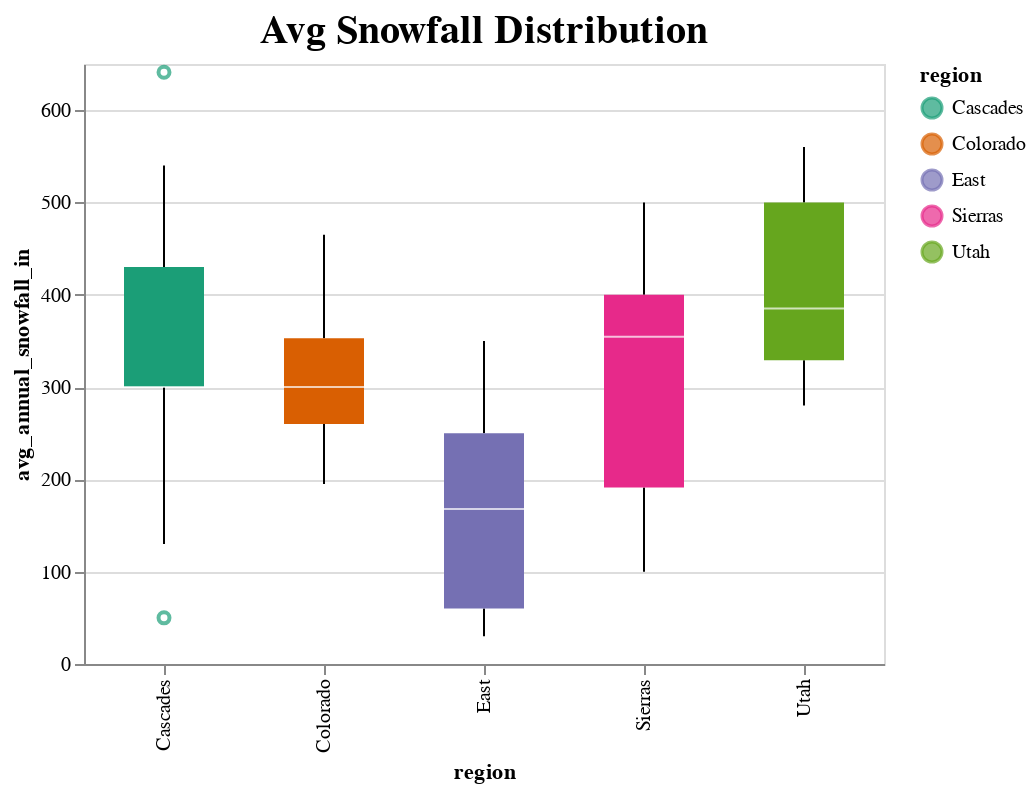

Write notebook code for a chart like this one.
### Code cell
stations3_df = stations2_df.assign(region=stations2_df.region.astype('category'))
snow_box = (alt.Chart(stations3_df)
            .mark_boxplot(size=40)
            .encode(x=alt.X('region:N'),
                    y='avg_annual_snowfall_in:Q',
                    color=alt.Color('region:N', scale=alt.Scale(scheme='dark2'))
                    )
            .properties(width=400,
                         title=alt.TitleParams(
                                         text=['Avg Snowfall Distribution'],
                                         fontSize=20)
                        )
           ).interactive()
snow_box

### Figure 1 — Vega-Lite specification as saved in the notebook (floating-point values rounded to 4 significant figures)
{"config": {"view": {"continuousWidth": 400, "continuousHeight": 300}}, "data": {"name": "data-40d437bf2b5f89cdc2d5ceef1d3060ed"}, "mark": {"type": "boxplot", "size": 40}, "encoding": {"color": {"type": "nominal", "field": "region", "scale": {"scheme": "dark2"}}, "x": {"type": "nominal", "field": "region"}, "y": {"type": "quantitative", "field": "avg_annual_snowfall_in"}}, "selection": {"selector002": {"type": "interval", "bind": "scales", "encodings": ["x", "y"]}}, "title": {"text": ["Avg Snowfall Distribution"], "fontSize": 20}, "width": 400, "$schema": "https://vega.github.io/schema/vega-lite/v4.8.1.json", "datasets": {"data-40d437bf2b5f89cdc2d5ceef1d3060ed": [{"name": "Mount Hood Skibowl", "region": "Cascades", "state_province": "Oregon", "peak_elevation_ft": 5027.0, "base_elevation_ft": 3500.0, "skiable_acreage": 960.0, "total_lifts": 9.0, "avg_annual_snowfall_in": 300.0, "avg_elevation_ft": 4264.0}, {"name": "Spout Springs", "region": "Cascades", "state_province": "Oregon", "peak_elevation_ft": 5450.0, "base_elevation_ft": 4920.0, "skiable_acreage": 200.0, "total_lifts": 2.0, "avg_annual_snowfall_in": 130.0, "avg_elevation_ft": 5185.0}, {"name": "Hoodoo", "region": "Cascades", "state_province": "Oregon", "peak_elevation_ft": 5703.0, "base_elevation_ft": 4668.0, "skiable_acreage": 806.0, "total_lifts": 5.0, "avg_annual_snowfall_in": 360.0, "avg_elevation_ft": 5186.0}, {"name": "Ferguson Ridge", "region": "Cascades", "state_province": "Oregon", "peak_elevation_ft": 5840.0, "base_elevation_ft": 5200.0, "skiable_acreage": 170.0, "total_lifts": 2.0, "avg_annual_snowfall_in": 300.0, "avg_elevation_ft": 5520.0}, {"name": "Warner Canyon", "region": "Cascades", "state_province": "Oregon", "peak_elevation_ft": 6003.0, "base_elevation_ft": 5271.0, "skiable_acreage": 200.0, "total_lifts": 1.0, "avg_annual_snowfall_in": 50.0, "avg_elevation_ft": 5637.0}, {"name": "Willamette Pass", "region": "Cascades", "state_province": "Oregon", "peak_elevation_ft": 6683.0, "base_elevation_ft": 5120.0, "skiable_acreage": 555.0, "total_lifts": 6.0, "avg_annual_snowfall_in": 430.0, "avg_elevation_ft": 5902.0}, {"name": "Mount Hood Meadows ", "region": "Cascades", "state_province": "Oregon", "peak_elevation_ft": 7300.0, "base_elevation_ft": 4523.0, "skiable_acreage": 2150.0, "total_lifts": 11.0, "avg_annual_snowfall_in": 430.0, "avg_elevation_ft": 5912.0}, {"name": "Timberline Lodge", "region": "Cascades", "state_province": "Oregon", "peak_elevation_ft": 8540.0, "base_elevation_ft": 4850.0, "skiable_acreage": 1430.0, "total_lifts": 9.0, "avg_annual_snowfall_in": 540.0, "avg_elevation_ft": 6695.0}, {"name": "Mount Ashland Ski Area", "region": "Cascades", "state_province": "Oregon", "peak_elevation_ft": 7533.0, "base_elevation_ft": 6383.0, "skiable_acreage": 220.0, "total_lifts": 5.0, "avg_annual_snowfall_in": 265.0, "avg_elevation_ft": 6958.0}, {"name": "Mt Bachelor ", "region": "Cascades", "state_province": "Oregon", "peak_elevation_ft": 9065.0, "base_elevation_ft": 5700.0, "skiable_acreage": 4318.0, "total_lifts": 11.0, "avg_annual_snowfall_in": 462.0, "avg_elevation_ft": 7382.0}, {"name": "Anthony Lakes", "region": "Cascades", "state_province": "Oregon", "peak_elevation_ft": 8000.0, "base_elevation_ft": 7100.0, "skiable_acreage": 1100.0, "total_lifts": 3.0, "avg_annual_snowfall_in": 300.0, "avg_elevation_ft": 7550.0}, {"name": "The Summit at Snoqualmie", "region": "Cascades", "state_province": "Washington", "peak_elevation_ft": 5420.0, "base_elevation_ft": 2610.0, "skiable_acreage": 1914.0, "total_lifts": 27.0, "avg_annual_snowfall_in": 435.0, "avg_elevation_ft": 4015.0}, {"name": "Mt Baker ", "region": "Cascades", "state_province": "Washington", "peak_elevation_ft": 5089.0, "base_elevation_ft": 3500.0, "skiable_acreage": 1000.0, "total_lifts": 10.0, "avg_annual_snowfall_in": 641.0, "avg_elevation_ft": 4294.0}, {"name": "Loup Loup Ski Bowl", "region": "Cascades", "state_province": "Washington", "peak_elevation_ft": 5280.0, "base_elevation_ft": 4040.0, "skiable_acreage": 550.0, "total_lifts": 3.0, "avg_annual_snowfall_in": 150.0, "avg_elevation_ft": 4660.0}, {"name": "49 Degrees North", "region": "Cascades", "state_province": "Washington", "peak_elevation_ft": 5774.0, "base_elevation_ft": 3923.0, "skiable_acreage": 2325.0, "total_lifts": 6.0, "avg_annual_snowfall_in": 300.0, "avg_elevation_ft": 4848.0}, {"name": "Mount Spokane", "region": "Cascades", "state_province": "Washington", "peak_elevation_ft": 5889.0, "base_elevation_ft": 3818.0, "skiable_acreage": 1704.0, "total_lifts": 8.0, "avg_annual_snowfall_in": 300.0, "avg_elevation_ft": 4854.0}, {"name": "Stevens Pass ", "region": "Cascades", "state_province": "Washington", "peak_elevation_ft": 5845.0, "base_elevation_ft": 4061.0, "skiable_acreage": 1125.0, "total_lifts": 10.0, "avg_annual_snowfall_in": 450.0, "avg_elevation_ft": 4953.0}, {"name": "Ski Bluewood", "region": "Cascades", "state_province": "Washington", "peak_elevation_ft": 5670.0, "base_elevation_ft": 4454.0, "skiable_acreage": 530.0, "total_lifts": 3.0, "avg_annual_snowfall_in": 300.0, "avg_elevation_ft": 5062.0}, {"name": "Crystal Mountain", "region": "Cascades", "state_province": "Washington", "peak_elevation_ft": 7012.0, "base_elevation_ft": 3912.0, "skiable_acreage": 2600.0, "total_lifts": 12.0, "avg_annual_snowfall_in": 350.0, "avg_elevation_ft": 5462.0}, {"name": "White Pass", "region": "Cascades", "state_province": "Washington", "peak_elevation_ft": 6500.0, "base_elevation_ft": 4500.0, "skiable_acreage": 1400.0, "total_lifts": 8.0, "avg_annual_snowfall_in": 350.0, "avg_elevation_ft": 5500.0}, {"name": "Mission Ridge", "region": "Cascades", "state_province": "Washington", "peak_elevation_ft": 6820.0, "base_elevation_ft": 4570.0, "skiable_acreage": 2000.0, "total_lifts": 6.0, "avg_annual_snowfall_in": 200.0, "avg_elevation_ft": 5695.0}, {"name": "Granby Ranch", "region": "Colorado", "state_province": "Colorado", "peak_elevation_ft": 9202.0, "base_elevation_ft": 8202.0, "skiable_acreage": 406.0, "total_lifts": 5.0, "avg_annual_snowfall_in": 220.0, "avg_elevation_ft": 8702.0}, {"name": "Steamboat Springs ", "region": "Colorado", "state_province": "Colorado", "peak_elevation_ft": 10570.0, "base_elevation_ft": 6900.0, "skiable_acreage": 2956.0, "total_lifts": 16.0, "avg_annual_snowfall_in": 349.0, "avg_elevation_ft": 8734.0}, {"name": "Buttermilk", "region": "Colorado", "state_province": "Colorado", "peak_elevation_ft": 9900.0, "base_elevation_ft": 7870.0, "skiable_acreage": 435.0, "total_lifts": 8.0, "avg_annual_snowfall_in": 200.0, "avg_elevation_ft": 8885.0}, {"name": "Sunlight Mountain", "region": "Colorado", "state_province": "Colorado", "peak_elevation_ft": 9895.0, "base_elevation_ft": 7885.0, "skiable_acreage": 470.0, "total_lifts": 3.0, "avg_annual_snowfall_in": 250.0, "avg_elevation_ft": 8890.0}, {"name": "Powderhorn Resort", "region": "Colorado", "state_province": "Colorado", "peak_elevation_ft": 9850.0, "base_elevation_ft": 8200.0, "skiable_acreage": 1600.0, "total_lifts": 5.0, "avg_annual_snowfall_in": 250.0, "avg_elevation_ft": 9025.0}, {"name": "Aspen Mountain", "region": "Colorado", "state_province": "Colorado", "peak_elevation_ft": 11210.0, "base_elevation_ft": 7945.0, "skiable_acreage": 673.0, "total_lifts": 8.0, "avg_annual_snowfall_in": 300.0, "avg_elevation_ft": 9578.0}, {"name": "Beaver Creek", "region": "Colorado", "state_province": "Colorado", "peak_elevation_ft": 11440.0, "base_elevation_ft": 8100.0, "skiable_acreage": 1832.0, "total_lifts": 24.0, "avg_annual_snowfall_in": 195.0, "avg_elevation_ft": 9770.0}, {"name": "Purgatory Resort", "region": "Colorado", "state_province": "Colorado", "peak_elevation_ft": 10820.0, "base_elevation_ft": 8793.0, "skiable_acreage": 1200.0, "total_lifts": 10.0, "avg_annual_snowfall_in": 260.0, "avg_elevation_ft": 9808.0}, {"name": "Vail Ski Resort", "region": "Colorado", "state_province": "Colorado", "peak_elevation_ft": 11570.0, "base_elevation_ft": 8120.0, "skiable_acreage": 5289.0, "total_lifts": 31.0, "avg_annual_snowfall_in": 354.0, "avg_elevation_ft": 9845.0}, {"name": "Aspen Highlands", "region": "Colorado", "state_province": "Colorado", "peak_elevation_ft": 11680.0, "base_elevation_ft": 8040.0, "skiable_acreage": 1010.0, "total_lifts": 5.0, "avg_annual_snowfall_in": 300.0, "avg_elevation_ft": 9859.0}, {"name": "Eldora Mountain Resort ", "region": "Colorado", "state_province": "Colorado", "peak_elevation_ft": 10800.0, "base_elevation_ft": 9200.0, "skiable_acreage": 680.0, "total_lifts": 12.0, "avg_annual_snowfall_in": 300.0, "avg_elevation_ft": 10000.0}, {"name": "Snowmass", "region": "Colorado", "state_province": "Colorado", "peak_elevation_ft": 12510.0, "base_elevation_ft": 8104.0, "skiable_acreage": 3362.0, "total_lifts": 17.0, "avg_annual_snowfall_in": 300.0, "avg_elevation_ft": 10310.0}, {"name": "Echo Mountain", "region": "Colorado", "state_province": "Colorado", "peak_elevation_ft": 10650.0, "base_elevation_ft": 10050.0, "skiable_acreage": 226.0, "total_lifts": 2.0, "avg_annual_snowfall_in": 275.0, "avg_elevation_ft": 10350.0}, {"name": "Winter Park Resort", "region": "Colorado", "state_province": "Colorado", "peak_elevation_ft": 12060.0, "base_elevation_ft": 9000.0, "skiable_acreage": 3000.0, "total_lifts": 25.0, "avg_annual_snowfall_in": 365.0, "avg_elevation_ft": 10530.0}, {"name": "Crested Butte", "region": "Colorado", "state_province": "Colorado", "peak_elevation_ft": 12170.0, "base_elevation_ft": 9115.0, "skiable_acreage": 1547.0, "total_lifts": 16.0, "avg_annual_snowfall_in": 300.0, "avg_elevation_ft": 10640.0}, {"name": "Keystone Resort", "region": "Colorado", "state_province": "Colorado", "peak_elevation_ft": 12410.0, "base_elevation_ft": 9280.0, "skiable_acreage": 3148.0, "total_lifts": 20.0, "avg_annual_snowfall_in": 235.0, "avg_elevation_ft": 10840.0}, {"name": "Telluride Ski Resort", "region": "Colorado", "state_province": "Colorado", "peak_elevation_ft": 13150.0, "base_elevation_ft": 8725.0, "skiable_acreage": 2000.0, "total_lifts": 18.0, "avg_annual_snowfall_in": 309.0, "avg_elevation_ft": 10940.0}, {"name": "Copper Mountain (Colorado) ", "region": "Colorado", "state_province": "Colorado", "peak_elevation_ft": 12310.0, "base_elevation_ft": 9712.0, "skiable_acreage": 2450.0, "total_lifts": 22.0, "avg_annual_snowfall_in": 282.0, "avg_elevation_ft": 11010.0}, {"name": "Cooper ", "region": "Colorado", "state_province": "Colorado", "peak_elevation_ft": 11700.0, "base_elevation_ft": 10500.0, "skiable_acreage": 400.0, "total_lifts": 4.0, "avg_annual_snowfall_in": 260.0, "avg_elevation_ft": 11100.0}, {"name": "Wolf Creek Ski Area", "region": "Colorado", "state_province": "Colorado", "peak_elevation_ft": 11900.0, "base_elevation_ft": 10300.0, "skiable_acreage": 1600.0, "total_lifts": 7.0, "avg_annual_snowfall_in": 465.0, "avg_elevation_ft": 11100.0}, {"name": "Breckenridge Ski Resort", "region": "Colorado", "state_province": "Colorado", "peak_elevation_ft": 13000.0, "base_elevation_ft": 9600.0, "skiable_acreage": 2908.0, "total_lifts": 34.0, "avg_annual_snowfall_in": 353.0, "avg_elevation_ft": 11300.0}, {"name": "Monarch", "region": "Colorado", "state_province": "Colorado", "peak_elevation_ft": 11960.0, "base_elevation_ft": 10790.0, "skiable_acreage": 800.0, "total_lifts": 5.0, "avg_annual_snowfall_in": 400.0, "avg_elevation_ft": 11380.0}, {"name": "Arapahoe Basin", "region": "Colorado", "state_province": "Colorado", "peak_elevation_ft": 13050.0, "base_elevation_ft": 10520.0, "skiable_acreage": 1428.0, "total_lifts": 9.0, "avg_annual_snowfall_in": 350.0, "avg_elevation_ft": 11780.0}, {"name": "Loveland Ski Area", "region": "Colorado", "state_province": "Colorado", "peak_elevation_ft": 13010.0, "base_elevation_ft": 10800.0, "skiable_acreage": 1800.0, "total_lifts": 11.0, "avg_annual_snowfall_in": 422.0, "avg_elevation_ft": 11900.0}, {"name": "Silverton Mountain", "region": "Colorado", "state_province": "Colorado", "peak_elevation_ft": 13490.0, "base_elevation_ft": 10400.0, "skiable_acreage": 1819.0, "total_lifts": 1.0, "avg_annual_snowfall_in": 450.0, "avg_elevation_ft": 11940.0}, {"name": "Blue Mountain Ski Area", "region": "East", "state_province": "Pennsylvania", "peak_elevation_ft": 1540.0, "base_elevation_ft": 458.0, "skiable_acreage": 164.0, "total_lifts": 13.0, "avg_annual_snowfall_in": 33.0, "avg_elevation_ft": 999.0}, {"name": "Shawnee Mountain Ski Area", "region": "East", "state_province": "Pennsylvania", "peak_elevation_ft": 1351.0, "base_elevation_ft": 700.0, "skiable_acreage": 125.0, "total_lifts": 9.0, "avg_annual_snowfall_in": 50.0, "avg_elevation_ft": 1026.0}, {"name": "Roundtop Mountain Resort", "region": "East", "state_province": "Pennsylvania", "peak_elevation_ft": 1335.0, "base_elevation_ft": 755.0, "skiable_acreage": 103.0, "total_lifts": 7.0, "avg_annual_snowfall_in": 30.0, "avg_elevation_ft": 1045.0}, {"name": "Whitetail Resort", "region": "East", "state_province": "Pennsylvania", "peak_elevation_ft": 1800.0, "base_elevation_ft": 865.0, "skiable_acreage": 109.0, "total_lifts": 9.0, "avg_annual_snowfall_in": 40.0, "avg_elevation_ft": 1332.0}, {"name": "Montage Mountain Resorts", "region": "East", "state_province": "Pennsylvania", "peak_elevation_ft": 1960.0, "base_elevation_ft": 960.0, "skiable_acreage": 140.0, "total_lifts": 9.0, "avg_annual_snowfall_in": 60.0, "avg_elevation_ft": 1460.0}, {"name": "Jack Frost - Big Boulder Ski Area", "region": "East", "state_province": "Pennsylvania", "peak_elevation_ft": 2000.0, "base_elevation_ft": 1400.0, "skiable_acreage": 145.0, "total_lifts": 22.0, "avg_annual_snowfall_in": 50.0, "avg_elevation_ft": 1700.0}, {"name": "Camelback Mountain Resort", "region": "East", "state_province": "Pennsylvania", "peak_elevation_ft": 2130.0, "base_elevation_ft": 1330.0, "skiable_acreage": 166.0, "total_lifts": 16.0, "avg_annual_snowfall_in": 50.0, "avg_elevation_ft": 1730.0}, {"name": "Elk Mountain Ski Resort", "region": "East", "state_province": "Pennsylvania", "peak_elevation_ft": 2667.0, "base_elevation_ft": 1742.0, "skiable_acreage": 180.0, "total_lifts": 7.0, "avg_annual_snowfall_in": 60.0, "avg_elevation_ft": 2204.0}, {"name": "Seven Springs Mountain Resort", "region": "East", "state_province": "Pennsylvania", "peak_elevation_ft": 2994.0, "base_elevation_ft": 2240.0, "skiable_acreage": 285.0, "total_lifts": 14.0, "avg_annual_snowfall_in": 150.0, "avg_elevation_ft": 2617.0}, {"name": "Hidden Valley Resort", "region": "East", "state_province": "Pennsylvania", "peak_elevation_ft": 2875.0, "base_elevation_ft": 2405.0, "skiable_acreage": 110.0, "total_lifts": 11.0, "avg_annual_snowfall_in": 140.0, "avg_elevation_ft": 2640.0}, {"name": "Magic Mountain", "region": "East", "state_province": "Vermont", "peak_elevation_ft": 2850.0, "base_elevation_ft": 1350.0, "skiable_acreage": 205.0, "total_lifts": 6.0, "avg_annual_snowfall_in": 150.0, "avg_elevation_ft": 2100.0}, {"name": "Middlebury College Snow Bowl", "region": "East", "state_province": "Vermont", "peak_elevation_ft": 2720.0, "base_elevation_ft": 1720.0, "skiable_acreage": 110.0, "total_lifts": 3.0, "avg_annual_snowfall_in": 250.0, "avg_elevation_ft": 2220.0}, {"name": "Burke Mountain", "region": "East", "state_province": "Vermont", "peak_elevation_ft": 3267.0, "base_elevation_ft": 1210.0, "skiable_acreage": 178.0, "total_lifts": 6.0, "avg_annual_snowfall_in": 217.0, "avg_elevation_ft": 2238.0}, {"name": "Okemo Mountain", "region": "East", "state_province": "Vermont", "peak_elevation_ft": 3344.0, "base_elevation_ft": 1144.0, "skiable_acreage": 632.0, "total_lifts": 19.0, "avg_annual_snowfall_in": 200.0, "avg_elevation_ft": 2244.0}, {"name": "Smuggler's Notch", "region": "East", "state_province": "Vermont", "peak_elevation_ft": 3640.0, "base_elevation_ft": 1030.0, "skiable_acreage": 1000.0, "total_lifts": 16.0, "avg_annual_snowfall_in": 288.0, "avg_elevation_ft": 2335.0}, {"name": "Bromley Mountain Resort", "region": "East", "state_province": "Vermont", "peak_elevation_ft": 3284.0, "base_elevation_ft": 1950.0, "skiable_acreage": 178.0, "total_lifts": 9.0, "avg_annual_snowfall_in": 168.0, "avg_elevation_ft": 2617.0}, {"name": "Mad River Glen", "region": "East", "state_province": "Vermont", "peak_elevation_ft": 3637.0, "base_elevation_ft": 1600.0, "skiable_acreage": 115.0, "total_lifts": 5.0, "avg_annual_snowfall_in": 230.0, "avg_elevation_ft": 2618.0}, {"name": "Bolton Valley ", "region": "East", "state_province": "Vermont", "peak_elevation_ft": 3150.0, "base_elevation_ft": 2100.0, "skiable_acreage": 300.0, "total_lifts": 6.0, "avg_annual_snowfall_in": 312.0, "avg_elevation_ft": 2625.0}, {"name": "Stowe Mountain Resort", "region": "East", "state_province": "Vermont", "peak_elevation_ft": 3719.0, "base_elevation_ft": 1559.0, "skiable_acreage": 485.0, "total_lifts": 13.0, "avg_annual_snowfall_in": 333.0, "avg_elevation_ft": 2639.0}, {"name": "Killington Ski Resort", "region": "East", "state_province": "Vermont", "peak_elevation_ft": 4241.0, "base_elevation_ft": 1165.0, "skiable_acreage": 1509.0, "total_lifts": 21.0, "avg_annual_snowfall_in": 250.0, "avg_elevation_ft": 2703.0}, {"name": "Mount Snow ", "region": "East", "state_province": "Vermont", "peak_elevation_ft": 3600.0, "base_elevation_ft": 1900.0, "skiable_acreage": 600.0, "total_lifts": 20.0, "avg_annual_snowfall_in": 156.0, "avg_elevation_ft": 2750.0}, {"name": "Sugarbush Resort", "region": "East", "state_province": "Vermont", "peak_elevation_ft": 4083.0, "base_elevation_ft": 1483.0, "skiable_acreage": 508.0, "total_lifts": 16.0, "avg_annual_snowfall_in": 269.0, "avg_elevation_ft": 2783.0}, {"name": "Stratton Mountain Resort ", "region": "East", "state_province": "Vermont", "peak_elevation_ft": 3875.0, "base_elevation_ft": 1872.0, "skiable_acreage": 670.0, "total_lifts": 11.0, "avg_annual_snowfall_in": 171.0, "avg_elevation_ft": 2874.0}, {"name": "Jay Peak", "region": "East", "state_province": "Vermont", "peak_elevation_ft": 3968.0, "base_elevation_ft": 1815.0, "skiable_acreage": 385.0, "total_lifts": 9.0, "avg_annual_snowfall_in": 350.0, "avg_elevation_ft": 2892.0}, {"name": "Pico Mountain", "region": "East", "state_province": "Vermont", "peak_elevation_ft": 3967.0, "base_elevation_ft": 2000.0, "skiable_acreage": 468.0, "total_lifts": 7.0, "avg_annual_snowfall_in": 250.0, "avg_elevation_ft": 2984.0}, {"name": "Soda Springs", "region": "Sierras", "state_province": "California", "peak_elevation_ft": 7325.0, "base_elevation_ft": 6673.0, "skiable_acreage": 200.0, "total_lifts": 2.0, "avg_annual_snowfall_in": 400.0, "avg_elevation_ft": 6999.0}, {"name": "Tahoe Donner", "region": "Sierras", "state_province": "California", "peak_elevation_ft": 7350.0, "base_elevation_ft": 6750.0, "skiable_acreage": 120.0, "total_lifts": 3.0, "avg_annual_snowfall_in": 400.0, "avg_elevation_ft": 7050.0}, {"name": "Homewood", "region": "Sierras", "state_province": "California", "peak_elevation_ft": 7881.0, "base_elevation_ft": 6223.0, "skiable_acreage": 1260.0, "total_lifts": 7.0, "avg_annual_snowfall_in": 400.0, "avg_elevation_ft": 7052.0}, {"name": "Snow Valley Mountain Resort", "region": "Sierras", "state_province": "California", "peak_elevation_ft": 7841.0, "base_elevation_ft": 6800.0, "skiable_acreage": 240.0, "total_lifts": 12.0, "avg_annual_snowfall_in": 150.0, "avg_elevation_ft": 7320.0}, {"name": "Dodge Ridge", "region": "Sierras", "state_province": "California", "peak_elevation_ft": 8200.0, "base_elevation_ft": 6600.0, "skiable_acreage": 832.0, "total_lifts": 12.0, "avg_annual_snowfall_in": 300.0, "avg_elevation_ft": 7400.0}, {"name": "Mountain High", "region": "Sierras", "state_province": "California", "peak_elevation_ft": 8200.0, "base_elevation_ft": 6600.0, "skiable_acreage": 290.0, "total_lifts": 13.0, "avg_annual_snowfall_in": 132.0, "avg_elevation_ft": 7400.0}, {"name": "Donner Ski Ranch", "region": "Sierras", "state_province": "California", "peak_elevation_ft": 7781.0, "base_elevation_ft": 7031.0, "skiable_acreage": 435.0, "total_lifts": 8.0, "avg_annual_snowfall_in": 400.0, "avg_elevation_ft": 7406.0}, {"name": "Boreal", "region": "Sierras", "state_province": "California", "peak_elevation_ft": 7700.0, "base_elevation_ft": 7200.0, "skiable_acreage": 380.0, "total_lifts": 8.0, "avg_annual_snowfall_in": 400.0, "avg_elevation_ft": 7450.0}, {"name": "Northstar California", "region": "Sierras", "state_province": "California", "peak_elevation_ft": 8610.0, "base_elevation_ft": 6330.0, "skiable_acreage": 2904.0, "total_lifts": 19.0, "avg_annual_snowfall_in": 350.0, "avg_elevation_ft": 7470.0}, {"name": "Mount Waterman", "region": "Sierras", "state_province": "California", "peak_elevation_ft": 8030.0, "base_elevation_ft": 7000.0, "skiable_acreage": 150.0, "total_lifts": 3.0, "avg_annual_snowfall_in": 180.0, "avg_elevation_ft": 7515.0}, {"name": "Bear Valley", "region": "Sierras", "state_province": "California", "peak_elevation_ft": 8500.0, "base_elevation_ft": 6600.0, "skiable_acreage": 1280.0, "total_lifts": 10.0, "avg_annual_snowfall_in": 359.0, "avg_elevation_ft": 7550.0}, {"name": "Mount Baldy Ski Lifts", "region": "Sierras", "state_province": "California", "peak_elevation_ft": 8600.0, "base_elevation_ft": 6500.0, "skiable_acreage": 800.0, "total_lifts": 4.0, "avg_annual_snowfall_in": 170.0, "avg_elevation_ft": 7550.0}, {"name": "Snow Summit", "region": "Sierras", "state_province": "California", "peak_elevation_ft": 8174.0, "base_elevation_ft": 6965.0, "skiable_acreage": 240.0, "total_lifts": 14.0, "avg_annual_snowfall_in": 100.0, "avg_elevation_ft": 7570.0}, {"name": "Squaw Valley-Alpine Meadows ", "region": "Sierras", "state_province": "California", "peak_elevation_ft": 9050.0, "base_elevation_ft": 6200.0, "skiable_acreage": 6400.0, "total_lifts": 43.0, "avg_annual_snowfall_in": 450.0, "avg_elevation_ft": 7625.0}, {"name": "Sugar Bowl", "region": "Sierras", "state_province": "California", "peak_elevation_ft": 8383.0, "base_elevation_ft": 6883.0, "skiable_acreage": 1500.0, "total_lifts": 13.0, "avg_annual_snowfall_in": 500.0, "avg_elevation_ft": 7633.0}, {"name": "Sierra-at-Tahoe", "region": "Sierras", "state_province": "California", "peak_elevation_ft": 8852.0, "base_elevation_ft": 6640.0, "skiable_acreage": 2000.0, "total_lifts": 12.0, "avg_annual_snowfall_in": 480.0, "avg_elevation_ft": 7746.0}, {"name": "China Peak", "region": "Sierras", "state_province": "California", "peak_elevation_ft": 8709.0, "base_elevation_ft": 7030.0, "skiable_acreage": 1200.0, "total_lifts": 11.0, "avg_annual_snowfall_in": 300.0, "avg_elevation_ft": 7870.0}, {"name": "Bear Mountain", "region": "Sierras", "state_province": "California", "peak_elevation_ft": 8805.0, "base_elevation_ft": 7104.0, "skiable_acreage": 198.0, "total_lifts": 12.0, "avg_annual_snowfall_in": 100.0, "avg_elevation_ft": 7954.0}, {"name": "Mount Shasta Ski Park", "region": "Sierras", "state_province": "California", "peak_elevation_ft": 9200.0, "base_elevation_ft": 7800.0, "skiable_acreage": 425.0, "total_lifts": 4.0, "avg_annual_snowfall_in": 275.0, "avg_elevation_ft": 8500.0}, {"name": "Heavenly Mountain Resort ", "region": "Sierras", "state_province": "California", "peak_elevation_ft": 10070.0, "base_elevation_ft": 7200.0, "skiable_acreage": 4800.0, "total_lifts": 30.0, "avg_annual_snowfall_in": 360.0, "avg_elevation_ft": 8634.0}, {"name": "Kirkwood", "region": "Sierras", "state_province": "California", "peak_elevation_ft": 9800.0, "base_elevation_ft": 7800.0, "skiable_acreage": 2300.0, "total_lifts": 15.0, "avg_annual_snowfall_in": 500.0, "avg_elevation_ft": 8800.0}, {"name": "June Mountain", "region": "Sierras", "state_province": "California", "peak_elevation_ft": 10090.0, "base_elevation_ft": 7545.0, "skiable_acreage": 500.0, "total_lifts": 7.0, "avg_annual_snowfall_in": 250.0, "avg_elevation_ft": 8818.0}, {"name": "Mammoth Mountain", "region": "Sierras", "state_province": "California", "peak_elevation_ft": 11050.0, "base_elevation_ft": 7953.0, "skiable_acreage": 3500.0, "total_lifts": 28.0, "avg_annual_snowfall_in": 420.0, "avg_elevation_ft": 9503.0}, {"name": "Diamond Peak", "region": "Sierras", "state_province": "Nevada", "peak_elevation_ft": 8540.0, "base_elevation_ft": 6700.0, "skiable_acreage": 655.0, "total_lifts": 6.0, "avg_annual_snowfall_in": 225.0, "avg_elevation_ft": 7620.0}, {"name": "Mt. Rose Ski Tahoe", "region": "Sierras", "state_province": "Nevada", "peak_elevation_ft": 9700.0, "base_elevation_ft": 8260.0, "skiable_acreage": 1200.0, "total_lifts": 8.0, "avg_annual_snowfall_in": 396.0, "avg_elevation_ft": 8980.0}, {"name": "Lee Canyon (Ski and Snowboard Resort)", "region": "Sierras", "state_province": "Nevada", "peak_elevation_ft": 11290.0, "base_elevation_ft": 8510.0, "skiable_acreage": 385.0, "total_lifts": 3.0, "avg_annual_snowfall_in": 161.0, "avg_elevation_ft": 9900.0}, {"name": "Nordic Valley", "region": "Utah", "state_province": "Utah", "peak_elevation_ft": 6400.0, "base_elevation_ft": 5440.0, "skiable_acreage": 140.0, "total_lifts": 4.0, "avg_annual_snowfall_in": 300.0, "avg_elevation_ft": 5920.0}, {"name": "Cherry Peak", "region": "Utah", "state_province": "Utah", "peak_elevation_ft": 7050.0, "base_elevation_ft": 5775.0, "skiable_acreage": 200.0, "total_lifts": 3.0, "avg_annual_snowfall_in": 322.0, "avg_elevation_ft": 6412.0}, {"name": "Sundance Mountain", "region": "Utah", "state_province": "Utah", "peak_elevation_ft": 8250.0, "base_elevation_ft": 6100.0, "skiable_acreage": 450.0, "total_lifts": 5.0, "avg_annual_snowfall_in": 320.0, "avg_elevation_ft": 7175.0}, {"name": "Snowbasin", "region": "Utah", "state_province": "Utah", "peak_elevation_ft": 9350.0, "base_elevation_ft": 6391.0, "skiable_acreage": 3000.0, "total_lifts": 11.0, "avg_annual_snowfall_in": 350.0, "avg_elevation_ft": 7870.0}, {"name": "Beaver Mountain", "region": "Utah", "state_province": "Utah", "peak_elevation_ft": 8800.0, "base_elevation_ft": 7200.0, "skiable_acreage": 667.0, "total_lifts": 5.0, "avg_annual_snowfall_in": 400.0, "avg_elevation_ft": 8000.0}, {"name": "Deer Valley", "region": "Utah", "state_province": "Utah", "peak_elevation_ft": 9570.0, "base_elevation_ft": 6570.0, "skiable_acreage": 2026.0, "total_lifts": 21.0, "avg_annual_snowfall_in": 280.0, "avg_elevation_ft": 8070.0}, {"name": "Powder Mountain", "region": "Utah", "state_province": "Utah", "peak_elevation_ft": 9422.0, "base_elevation_ft": 6900.0, "skiable_acreage": 8464.0, "total_lifts": 9.0, "avg_annual_snowfall_in": 500.0, "avg_elevation_ft": 8161.0}, {"name": "Park City Mountain Resort", "region": "Utah", "state_province": "Utah", "peak_elevation_ft": 10000.0, "base_elevation_ft": 6900.0, "skiable_acreage": 7300.0, "total_lifts": 41.0, "avg_annual_snowfall_in": 360.0, "avg_elevation_ft": 8450.0}, {"name": "Solitude Mountain", "region": "Utah", "state_province": "Utah", "peak_elevation_ft": 10490.0, "base_elevation_ft": 7988.0, "skiable_acreage": 1200.0, "total_lifts": 8.0, "avg_annual_snowfall_in": 500.0, "avg_elevation_ft": 9238.0}, {"name": "Snowbird ", "region": "Utah", "state_province": "Utah", "peak_elevation_ft": 10990.0, "base_elevation_ft": 7760.0, "skiable_acreage": 2500.0, "total_lifts": 13.0, "avg_annual_snowfall_in": 500.0, "avg_elevation_ft": 9376.0}, {"name": "Alta Ski Area ", "region": "Utah", "state_province": "Utah", "peak_elevation_ft": 10550.0, "base_elevation_ft": 8530.0, "skiable_acreage": 2200.0, "total_lifts": 10.0, "avg_annual_snowfall_in": 560.0, "avg_elevation_ft": 9540.0}, {"name": "Brighton Ski Resort ", "region": "Utah", "state_province": "Utah", "peak_elevation_ft": 10500.0, "base_elevation_ft": 8755.0, "skiable_acreage": 1500.0, "total_lifts": 6.0, "avg_annual_snowfall_in": 500.0, "avg_elevation_ft": 9628.0}, {"name": "Eagle Point", "region": "Utah", "state_province": "Utah", "peak_elevation_ft": 10600.0, "base_elevation_ft": 9100.0, "skiable_acreage": 650.0, "total_lifts": 5.0, "avg_annual_snowfall_in": 400.0, "avg_elevation_ft": 9850.0}, {"name": "Brian Head", "region": "Utah", "state_province": "Utah", "peak_elevation_ft": 11310.0, "base_elevation_ft": 9600.0, "skiable_acreage": 650.0, "total_lifts": 8.0, "avg_annual_snowfall_in": 370.0, "avg_elevation_ft": 10450.0}]}}
